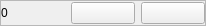
<?xml version="1.0" encoding="UTF-8"?>
<ui version="4.0">
 <class>ArrayEditor</class>
 <widget class="QWidget" name="ArrayEditor">
  <property name="geometry">
   <rect>
    <x>0</x>
    <y>0</y>
    <width>206</width>
    <height>26</height>
   </rect>
  </property>
  <property name="windowTitle">
   <string>Form</string>
  </property>
  <property name="autoFillBackground">
   <bool>true</bool>
  </property>
  <layout class="QVBoxLayout" name="verticalLayout">
   <property name="sizeConstraint">
    <enum>QLayout::SetMinimumSize</enum>
   </property>
   <property name="leftMargin">
    <number>0</number>
   </property>
   <property name="topMargin">
    <number>0</number>
   </property>
   <property name="rightMargin">
    <number>0</number>
   </property>
   <property name="bottomMargin">
    <number>0</number>
   </property>
   <item>
    <widget class="QFrame" name="frame">
     <property name="frameShape">
      <enum>QFrame::StyledPanel</enum>
     </property>
     <property name="frameShadow">
      <enum>QFrame::Raised</enum>
     </property>
     <layout class="QHBoxLayout" name="horizontalLayout">
      <property name="sizeConstraint">
       <enum>QLayout::SetMinimumSize</enum>
      </property>
      <property name="leftMargin">
       <number>0</number>
      </property>
      <property name="topMargin">
       <number>0</number>
      </property>
      <property name="rightMargin">
       <number>0</number>
      </property>
      <property name="bottomMargin">
       <number>0</number>
      </property>
      <item>
       <widget class="QLabel" name="ArraySize">
        <property name="text">
         <string>0</string>
        </property>
       </widget>
      </item>
      <item>
       <widget class="QPushButton" name="AddItemButton">
        <property name="text">
         <string/>
        </property>
       </widget>
      </item>
      <item>
       <widget class="QPushButton" name="EmptyButton">
        <property name="text">
         <string/>
        </property>
       </widget>
      </item>
     </layout>
    </widget>
   </item>
  </layout>
 </widget>
 <resources/>
 <connections/>
</ui>
